Frame 1 (no input): blank canvas, image omitted
Frame 60 (no input): blank canvas, image omitted
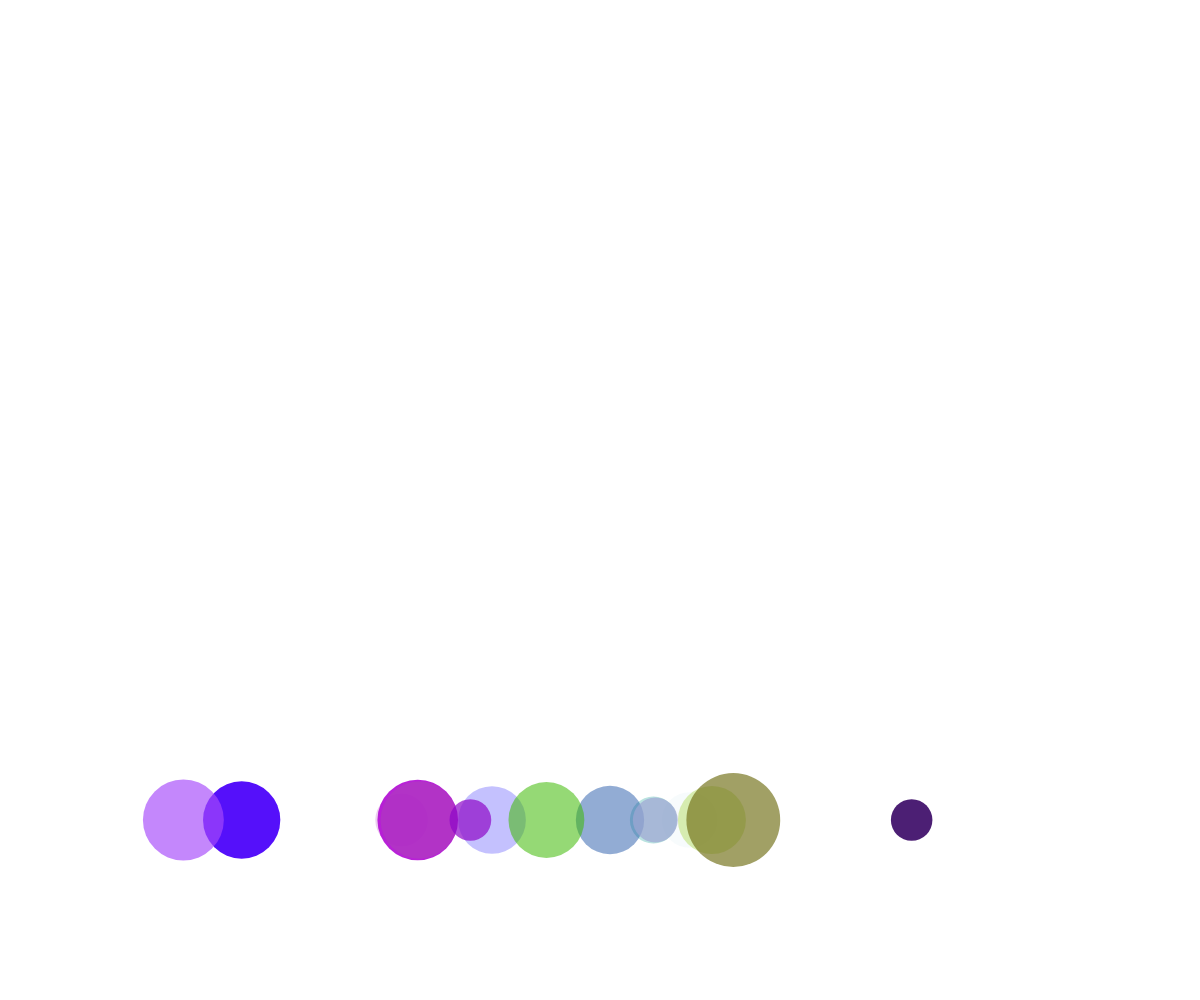
Frame 120 (the mouse pressed at the canvas centre since frame 60)

The p5.js sketch whose frames 1 and 60 were blank and that drew this single picture after the mouse press (run headless with seeded random() and noise() and a simulated clock; from frame 60 on, the mouse is pressed at the canvas centre):

// p5.js sketch
// ── sketch.js
// Bubble Demo

let theBubbles = [];

function setup() {
  createCanvas(windowWidth, windowHeight);
}

function draw() {
  background("white");

  bubbleUp();
  displayBubble();
}

function mousePressed() {
  for (let i = 0; i < 15; i++) {
    spawnBubble();
  }
}

function spawnBubble() {
  let bubble = {
    x: random(width),
    y: height,
    radius: random(20, 50),
    dx: 0,
    dy: -3,
    theColor: color(random(255), random(255), random(255), random(255)),
    theTime: random(1000),
  };
  theBubbles.push(bubble);
}

function bubbleUp() {
  for (let bubble of theBubbles) {
    bubble.y += bubble.dy;

    //jitter sideways
    // bubble.x += random(-5, 5);

    bubble.x = noise(bubble.theTime) * width;
    bubble.theTime += 0.0045;
  }
}

function displayBubble() {
  for (let bubble of theBubbles) {
    noStroke();
    fill(bubble.theColor);
    circle(bubble.x, bubble.y, bubble.radius*2);
  }
}
